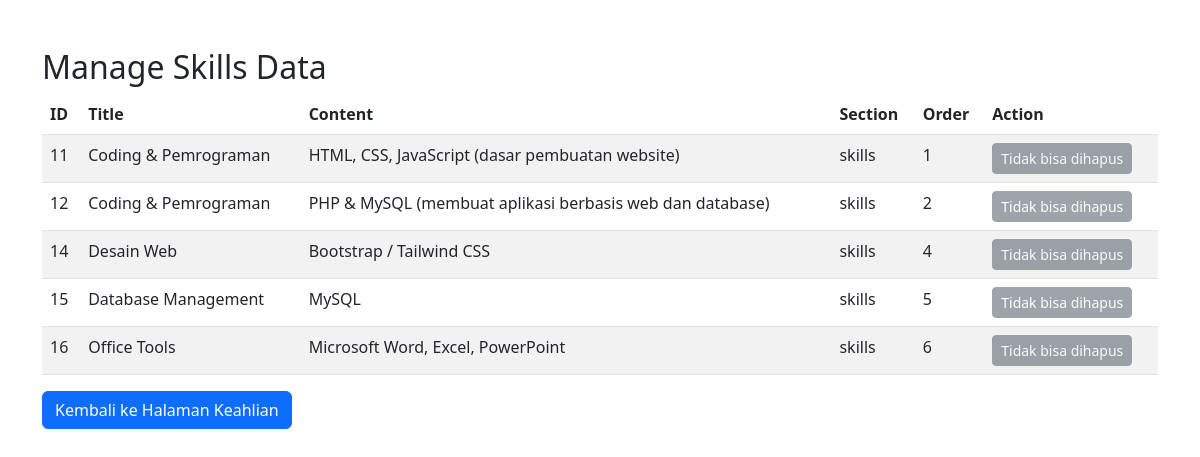
Page /manage_skills.php on the committed database.
### tables this page shows
CREATE TABLE `cv_data` (
  `id` int(11) NOT NULL,
  `section` varchar(50) NOT NULL,
  `title` varchar(255) NOT NULL,
  `content` text NOT NULL,
  `order_position` int(11) DEFAULT 0,
  `created_at` timestamp NOT NULL DEFAULT current_timestamp()
);

### config.php (called while the page is built, shortened)
<?php
function getConnection() {
    try {
        $pdo = new PDO("mysql:host=" . DB_HOST . ";dbname=" . DB_NAME, DB_USER, DB_PASS);
        $pdo->setAttribute(PDO::ATTR_ERRMODE, PDO::ERRMODE_EXCEPTION);
        return $pdo;
    } catch(PDOException $e) {
        die("Connection failed: " . $e->getMessage());
    }
}
function getCvDataBySection($section) {
    $pdo = getConnection();
    $stmt = $pdo->prepare("SELECT * FROM cv_data WHERE section = ? ORDER BY order_position ASC");
    $stmt->execute([$section]);
    return $stmt->fetchAll(PDO::FETCH_ASSOC);
}
?>

### manage_skills.php (the view, shortened to what this page needs)
<?php
require_once 'config.php';
$skillsData = getCvDataBySection('skills');
?>
<!DOCTYPE html>
<html lang="id">
<head>
    <link href="https://cdn.jsdelivr.net/npm/bootstrap@5.3.0/dist/css/bootstrap.min.css" rel="stylesheet">
</head>
<body>
    <div class="container mt-5">
        <h2>Manage Skills Data</h2>
        <table class="table table-striped">
            <thead>
                <tr>
                    <th>ID</th>
                    <th>Title</th>
                    <th>Content</th>
                    <th>Section</th>
                    <th>Order</th>
                    <th>Action</th>
                </tr>
            </thead>
            <tbody>
                <?php foreach($skillsData as $item): ?>
                    <tr>
                        <td><?php echo $item['id']; ?></td>
                        <td><?php echo htmlspecialchars($item['title']); ?></td>
                        <td><?php echo htmlspecialchars($item['content']); ?></td>
                        <td><?php echo htmlspecialchars($item['section']); ?></td>
                        <td><?php echo $item['order_position']; ?></td>
                        <td>
                            <?php if (stripos($item['content'], 'python') !== false): ?>
                                <form method="post" style="display: inline;" onsubmit="return confirm('Apakah Anda yakin ingin menghapus data ini: <?php echo addslashes(htmlspecialchars($item['content'])); ?>?');">
                                    <input type="hidden" name="delete_id" value="<?php echo $item['id']; ?>">
                                    <button type="submit" class="btn btn-danger btn-sm">Hapus</button>
                                </form>
                            <?php else: ?>
                                <button class="btn btn-secondary btn-sm" disabled>Tidak bisa dihapus</button>
                            <?php endif; ?>
                        </td>
                    </tr>
                <?php endforeach; ?>
            </tbody>
        </table>
        <a href="skills.php" class="btn btn-primary">Kembali ke Halaman Keahlian</a>
    </div>
</body>
</html>

### rows in the picture
cv_data: id "11", title "Coding & Pemrograman", content "HTML, CSS, JavaScript (dasar pembuatan website)", section "skills", order_position "1", shows "Tidak bisa dihapus"
cv_data: id "12", title "Coding & Pemrograman", content "PHP & MySQL (membuat aplikasi berbasis web dan database)", section "skills", order_position "2", shows "Tidak bisa dihapus"
cv_data: id "14", title "Desain Web", content "Bootstrap / Tailwind CSS", section "skills", order_position "4", shows "Tidak bisa dihapus"
cv_data: id "15", title "Database Management", content "MySQL", section "skills", order_position "5", shows "Tidak bisa dihapus"
cv_data: id "16", title "Office Tools", content "Microsoft Word, Excel, PowerPoint", section "skills", order_position "6", shows "Tidak bisa dihapus"
